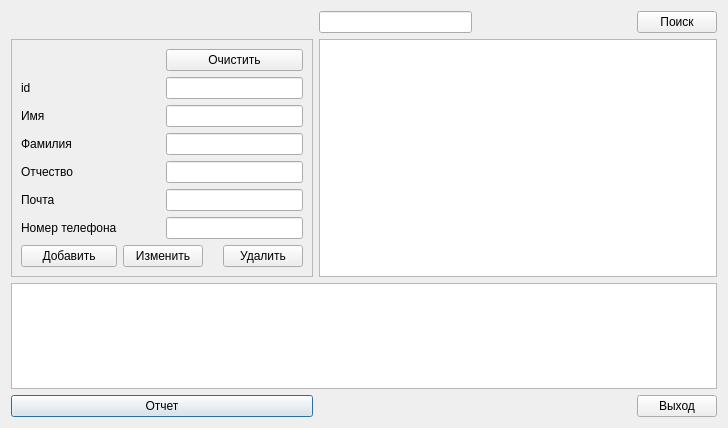
<?xml version="1.0" encoding="UTF-8"?>
<ui version="4.0">
 <class>onb3</class>
 <widget class="QDialog" name="onb3">
  <property name="geometry">
   <rect>
    <x>0</x>
    <y>0</y>
    <width>728</width>
    <height>428</height>
   </rect>
  </property>
  <property name="windowTitle">
   <string>Dialog</string>
  </property>
  <layout class="QGridLayout" name="gridLayout_2">
   <item row="3" column="0">
    <widget class="QPushButton" name="btnReport">
     <property name="text">
      <string>Отчет</string>
     </property>
    </widget>
   </item>
   <item row="0" column="3">
    <widget class="QPushButton" name="btnSearch">
     <property name="text">
      <string>Поиск</string>
     </property>
    </widget>
   </item>
   <item row="2" column="0" colspan="4">
    <widget class="QTextEdit" name="teResult">
     <property name="readOnly">
      <bool>true</bool>
     </property>
    </widget>
   </item>
   <item row="3" column="3">
    <widget class="QPushButton" name="btnExit">
     <property name="text">
      <string>Выход</string>
     </property>
    </widget>
   </item>
   <item row="1" column="0">
    <widget class="QFrame" name="frame">
     <property name="frameShape">
      <enum>QFrame::StyledPanel</enum>
     </property>
     <property name="frameShadow">
      <enum>QFrame::Plain</enum>
     </property>
     <layout class="QGridLayout" name="gridLayout">
      <item row="4" column="2" colspan="3">
       <widget class="QLineEdit" name="le4"/>
      </item>
      <item row="5" column="0">
       <widget class="QLabel" name="label_4">
        <property name="text">
         <string>Почта</string>
        </property>
       </widget>
      </item>
      <item row="7" column="4">
       <widget class="QPushButton" name="btn3">
        <property name="text">
         <string>Удалить</string>
        </property>
       </widget>
      </item>
      <item row="4" column="0">
       <widget class="QLabel" name="label_3">
        <property name="text">
         <string>Отчество</string>
        </property>
       </widget>
      </item>
      <item row="0" column="2" colspan="3">
       <widget class="QPushButton" name="btn4">
        <property name="text">
         <string>Очистить</string>
        </property>
       </widget>
      </item>
      <item row="5" column="2" colspan="3">
       <widget class="QLineEdit" name="le5">
        <property name="text">
         <string/>
        </property>
       </widget>
      </item>
      <item row="7" column="0">
       <widget class="QPushButton" name="btn1">
        <property name="text">
         <string>Добавить</string>
        </property>
       </widget>
      </item>
      <item row="7" column="1" colspan="2">
       <widget class="QPushButton" name="btn2">
        <property name="text">
         <string>Изменить</string>
        </property>
       </widget>
      </item>
      <item row="3" column="0" colspan="2">
       <widget class="QLabel" name="label_2">
        <property name="text">
         <string>Фамилия</string>
        </property>
       </widget>
      </item>
      <item row="2" column="0" colspan="2">
       <widget class="QLabel" name="label">
        <property name="text">
         <string>Имя</string>
        </property>
       </widget>
      </item>
      <item row="2" column="2" colspan="3">
       <widget class="QLineEdit" name="le2"/>
      </item>
      <item row="3" column="2" colspan="3">
       <widget class="QLineEdit" name="le3"/>
      </item>
      <item row="6" column="0">
       <widget class="QLabel" name="label_5">
        <property name="text">
         <string>Номер телефона</string>
        </property>
       </widget>
      </item>
      <item row="6" column="2" colspan="3">
       <widget class="QLineEdit" name="le6"/>
      </item>
      <item row="1" column="0">
       <widget class="QLabel" name="lbId_2">
        <property name="text">
         <string>id</string>
        </property>
       </widget>
      </item>
      <item row="1" column="2" colspan="3">
       <widget class="QLineEdit" name="le1"/>
      </item>
     </layout>
    </widget>
   </item>
   <item row="1" column="1" colspan="3">
    <widget class="QTableWidget" name="tw"/>
   </item>
   <item row="0" column="2">
    <spacer name="horizontalSpacer">
     <property name="orientation">
      <enum>Qt::Horizontal</enum>
     </property>
     <property name="sizeHint" stdset="0">
      <size>
       <width>40</width>
       <height>20</height>
      </size>
     </property>
    </spacer>
   </item>
   <item row="0" column="1">
    <widget class="QLineEdit" name="leSearch"/>
   </item>
  </layout>
 </widget>
 <resources/>
 <connections/>
</ui>
